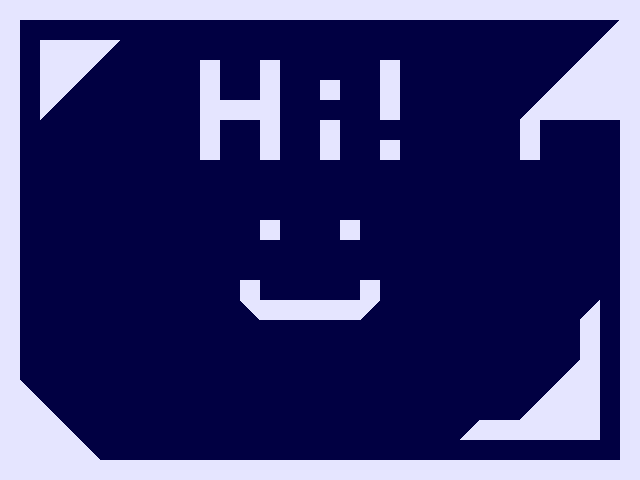

Below is a game level as drawn by its tile map, then a one-line description and the .tmx file that defines it, in full:
An orthogonal 32x24 tile map with 20x20 px tiles, 2 tile layers (background, foreground) and 25 objects.

<map version="1.10" tiledversion="1.11.0" orientation="orthogonal" renderorder="right-down" width="32" height="24" tilewidth="20" tileheight="20" infinite="0" nextlayerid="5" nextobjectid="77">
 <editorsettings>
  <export target="../test1.lua" format="lua" />
 </editorsettings>
 <tileset firstgid="1" name="test" tilewidth="20" tileheight="20" tilecount="6" columns="2">
  <image source="../tilesets/test.png" width="40" height="60" />
 </tileset>
 <group id="3" name="tileLayers">
  <layer id="4" name="background" width="32" height="24">
   <data encoding="csv">
6,6,6,6,6,6,6,6,6,6,6,6,6,6,6,6,6,6,6,6,6,6,6,6,6,6,6,6,6,6,6,6,
6,6,6,6,6,6,6,6,6,6,6,6,6,6,6,6,6,6,6,6,6,6,6,6,6,6,6,6,6,6,6,6,
6,6,6,6,6,6,6,6,6,6,6,6,6,6,6,6,6,6,6,6,6,6,6,6,6,6,6,6,6,6,6,6,
6,6,6,6,6,6,6,6,6,6,6,6,6,6,6,6,6,6,6,6,6,6,6,6,6,6,6,6,6,6,6,6,
6,6,6,6,6,6,6,6,6,6,6,6,6,6,6,6,6,6,6,6,6,6,6,6,6,6,6,6,6,6,6,6,
6,6,6,6,6,6,6,6,6,6,6,6,6,6,6,6,6,6,6,6,6,6,6,6,6,6,6,6,6,6,6,6,
6,6,6,6,6,6,6,6,6,6,6,6,6,6,6,6,6,6,6,6,6,6,6,6,6,6,6,6,6,6,6,6,
6,6,6,6,6,6,6,6,6,6,6,6,6,6,6,6,6,6,6,6,6,6,6,6,6,6,6,6,6,6,6,6,
6,6,6,6,6,6,6,6,6,6,6,6,6,6,6,6,6,6,6,6,6,6,6,6,6,6,6,6,6,6,6,6,
6,6,6,6,6,6,6,6,6,6,6,6,6,6,6,6,6,6,6,6,6,6,6,6,6,6,6,6,6,6,6,6,
6,6,6,6,6,6,6,6,6,6,6,6,6,6,6,6,6,6,6,6,6,6,6,6,6,6,6,6,6,6,6,6,
6,6,6,6,6,6,6,6,6,6,6,6,6,6,6,6,6,6,6,6,6,6,6,6,6,6,6,6,6,6,6,6,
6,6,6,6,6,6,6,6,6,6,6,6,6,6,6,6,6,6,6,6,6,6,6,6,6,6,6,6,6,6,6,6,
6,6,6,6,6,6,6,6,6,6,6,6,6,6,6,6,6,6,6,6,6,6,6,6,6,6,6,6,6,6,6,6,
6,6,6,6,6,6,6,6,6,6,6,6,6,6,6,6,6,6,6,6,6,6,6,6,6,6,6,6,6,6,6,6,
6,6,6,6,6,6,6,6,6,6,6,6,6,6,6,6,6,6,6,6,6,6,6,6,6,6,6,6,6,6,6,6,
6,6,6,6,6,6,6,6,6,6,6,6,6,6,6,6,6,6,6,6,6,6,6,6,6,6,6,6,6,6,6,6,
6,6,6,6,6,6,6,6,6,6,6,6,6,6,6,6,6,6,6,6,6,6,6,6,6,6,6,6,6,6,6,6,
6,6,6,6,6,6,6,6,6,6,6,6,6,6,6,6,6,6,6,6,6,6,6,6,6,6,6,6,6,6,6,6,
6,6,6,6,6,6,6,6,6,6,6,6,6,6,6,6,6,6,6,6,6,6,6,6,6,6,6,6,6,6,6,6,
6,6,6,6,6,6,6,6,6,6,6,6,6,6,6,6,6,6,6,6,6,6,6,6,6,6,6,6,6,6,6,6,
6,6,6,6,6,6,6,6,6,6,6,6,6,6,6,6,6,6,6,6,6,6,6,6,6,6,6,6,6,6,6,6,
6,6,6,6,6,6,6,6,6,6,6,6,6,6,6,6,6,6,6,6,6,6,6,6,6,6,6,6,6,6,6,6,
6,6,6,6,6,6,6,6,6,6,6,6,6,6,6,6,6,6,6,6,6,6,6,6,6,6,6,6,6,6,6,6
</data>
  </layer>
  <layer id="1" name="foreground" width="32" height="24">
   <data encoding="csv">
1,1,1,1,1,1,1,1,1,1,1,1,1,1,1,1,1,1,1,1,1,1,1,1,1,1,1,1,1,1,1,1,
1,0,0,0,0,0,0,0,0,0,0,0,0,0,0,0,0,0,0,0,0,0,0,0,0,0,0,0,0,0,4,1,
1,0,1,1,1,3,0,0,0,0,0,0,0,0,0,0,0,0,0,0,0,0,0,0,0,0,0,0,0,4,1,1,
1,0,1,1,3,0,0,0,0,0,1,0,0,1,0,0,0,0,0,1,0,0,0,0,0,0,0,0,4,1,1,1,
1,0,1,3,0,0,0,0,0,0,1,0,0,1,0,0,1,0,0,1,0,0,0,0,0,0,0,4,1,1,1,1,
1,0,3,0,0,0,0,0,0,0,1,1,1,1,0,0,0,0,0,1,0,0,0,0,0,0,4,1,1,1,1,1,
1,0,0,0,0,0,0,0,0,0,1,0,0,1,0,0,1,0,0,0,0,0,0,0,0,0,1,0,0,0,0,1,
1,0,0,0,0,0,0,0,0,0,1,0,0,1,0,0,1,0,0,1,0,0,0,0,0,0,1,0,0,0,0,1,
1,0,0,0,0,0,0,0,0,0,0,0,0,0,0,0,0,0,0,0,0,0,0,0,0,0,0,0,0,0,0,1,
1,0,0,0,0,0,0,0,0,0,0,0,0,0,0,0,0,0,0,0,0,0,0,0,0,0,0,0,0,0,0,1,
1,0,0,0,0,0,0,0,0,0,0,0,0,0,0,0,0,0,0,0,0,0,0,0,0,0,0,0,0,0,0,1,
1,0,0,0,0,0,0,0,0,0,0,0,0,1,0,0,0,1,0,0,0,0,0,0,0,0,0,0,0,0,0,1,
1,0,0,0,0,0,0,0,0,0,0,0,0,0,0,0,0,0,0,0,0,0,0,0,0,0,0,0,0,0,0,1,
1,0,0,0,0,0,0,0,0,0,0,0,0,0,0,0,0,0,0,0,0,0,0,0,0,0,0,0,0,0,0,1,
1,0,0,0,0,0,0,0,0,0,0,0,1,0,0,0,0,0,1,0,0,0,0,0,0,0,0,0,0,0,0,1,
1,0,0,0,0,0,0,0,0,0,0,0,5,1,1,1,1,1,3,0,0,0,0,0,0,0,0,0,0,4,0,1,
1,0,0,0,0,0,0,0,0,0,0,0,0,0,0,0,0,0,0,0,0,0,0,0,0,0,0,0,0,1,0,1,
1,0,0,0,0,0,0,0,0,0,0,0,0,0,0,0,0,0,0,0,0,0,0,0,0,0,0,0,0,1,0,1,
1,0,0,0,0,0,0,0,0,0,0,0,0,0,0,0,0,0,0,0,0,0,0,0,0,0,0,0,4,1,0,1,
1,2,0,0,0,0,0,0,0,0,0,0,0,0,0,0,0,0,0,0,0,0,0,0,0,0,0,4,1,1,0,1,
1,1,2,0,0,0,0,0,0,0,0,0,0,0,0,0,0,0,0,0,0,0,0,0,0,0,4,1,1,1,0,1,
1,1,1,2,0,0,0,0,0,0,0,0,0,0,0,0,0,0,0,0,0,0,0,4,1,1,1,1,1,1,0,1,
1,1,1,1,2,0,0,0,0,0,0,0,0,0,0,0,0,0,0,0,0,0,0,0,0,0,0,0,0,0,0,1,
1,1,1,1,1,1,1,1,1,1,1,1,1,1,1,1,1,1,1,1,1,1,1,1,1,1,1,1,1,1,1,1
</data>
  </layer>
 </group>
 <objectgroup id="2" name="collision">
  <object id="50" x="40" y="40">
   <polygon points="0,0 0,80 80,0" />
  </object>
  <object id="51" x="620" y="20">
   <polygon points="0,0 -100,100 0,100 0,0" />
  </object>
  <object id="52" x="600" y="300">
   <polygon points="0,0 -20,20 -20,60 0,60" />
  </object>
  <object id="53" x="460" y="440">
   <polygon points="0,0 20,-20 60,-20 60,0" />
  </object>
  <object id="54" x="580" y="360">
   <polygon points="0,0 -60,60 -60,80 20,80 20,0" />
  </object>
  <object id="55" x="100" y="460">
   <polygon points="0,0 -80,-80 -80,0" />
  </object>
  <object id="57" x="0" y="0" width="20" height="480" />
  <object id="58" x="20" y="460" width="620" height="20" />
  <object id="59" x="620" y="0" width="20" height="460" />
  <object id="60" x="20" y="0" width="600" height="20" />
  <object id="61" x="200" y="60" width="20" height="100" />
  <object id="62" x="220" y="100" width="40" height="20" />
  <object id="63" x="260" y="60" width="20" height="100" />
  <object id="64" x="320" y="120" width="20" height="40" />
  <object id="65" x="320" y="80" width="20" height="20" />
  <object id="66" x="380" y="140" width="20" height="20" />
  <object id="67" x="380" y="60" width="20" height="60" />
  <object id="68" x="260" y="220" width="20" height="20" />
  <object id="69" x="340" y="220" width="20" height="20" />
  <object id="70" x="260" y="300" width="100" height="20" />
  <object id="71" x="240" y="280" width="20" height="20" />
  <object id="72" x="360" y="280" width="20" height="20" />
  <object id="73" x="260" y="300">
   <polygon points="0,0 0,20 -20,0" />
  </object>
  <object id="74" x="380" y="300">
   <polygon points="0,0 -20,0 -20,20" />
  </object>
  <object id="76" x="520" y="120" width="20" height="40" />
 </objectgroup>
</map>